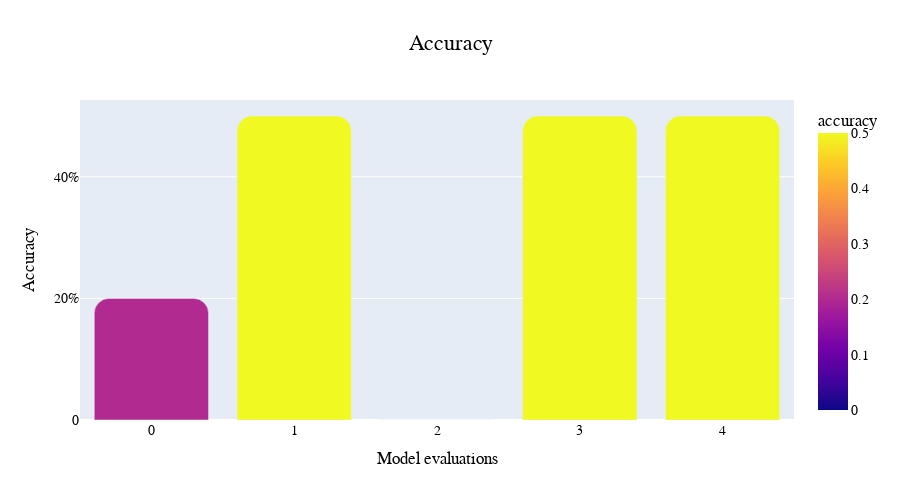

Notebook code for this chart:
### Code cell
display_bar_chart_on_evaluation_results(
    evaluation_results=evaluation_results
)

### Figure 1 — Plotly figure (JSON) as saved in the notebook; plotly's stock layout.template omitted (floating-point values rounded to 4 significant figures)
{"data": [{"alignmentgroup": "True", "customdata": [["zero_shot", "zs_v1", "no_doc_split", "-", "-", "-", "-"], ["rag_q", "rq_v1", "par_splitting", true, 5, "-", "-"], ["rag_q", "rq_v1", "no_doc_split", "-", "-", "-", "-"], ["rag_q", "rq_v1", "par_splitting", false, 2, "-", "-"], ["rag_q", "rq_v1", "rec_char_splitting", true, 2, 200, 0]], "hovertemplate": "VQA Strategy Type: %{customdata[0]}<br>Prompt Type: %{customdata[1]}<br>Document Splitter: %{customdata[2]}<br>Add Title: %{customdata[3]}<br>Token Count: %{customdata[4]}<br>Chunk Size: %{customdata[5]}<br>Chunk Overlap: %{customdata[6]}<br>", "legendgroup": "", "marker": {"color": [0.2, 0.5, 0, 0.5, 0.5], "coloraxis": "coloraxis", "pattern": {"shape": ""}}, "name": "", "offsetgroup": "", "orientation": "v", "showlegend": false, "textposition": "auto", "type": "bar", "x": [0, 1, 2, 3, 4], "xaxis": "x", "y": [0.2, 0.5, 0, 0.5, 0.5], "yaxis": "y"}], "layout": {"barcornerradius": 15, "barmode": "relative", "coloraxis": {"colorbar": {"title": {"text": "accuracy"}}, "colorscale": [[0, "#0d0887"], [0.1111, "#46039f"], [0.2222, "#7201a8"], [0.3333, "#9c179e"], [0.4444, "#bd3786"], [0.5556, "#d8576b"], [0.6667, "#ed7953"], [0.7778, "#fb9f3a"], [0.8889, "#fdca26"], [1, "#f0f921"]]}, "font": {"color": "black", "family": "Arial, sans-serif", "size": 14}, "height": 500, "legend": {"title": {"text": "Accuracy"}, "tracegroupgap": 0}, "title": {"font": {"color": "black", "family": "Arial, sans-serif", "size": 22}, "text": "Accuracy", "x": 0.5, "xanchor": "center"}, "xaxis": {"anchor": "y", "domain": [0, 1], "title": {"text": "Model evaluations"}}, "yaxis": {"anchor": "x", "domain": [0, 1], "ticktext": ["0", "20%", "40%", "60%", "80%", "100%"], "tickvals": [0, 0.2, 0.4, 0.6, 0.8, 1], "title": {"text": "Accuracy"}}}}
